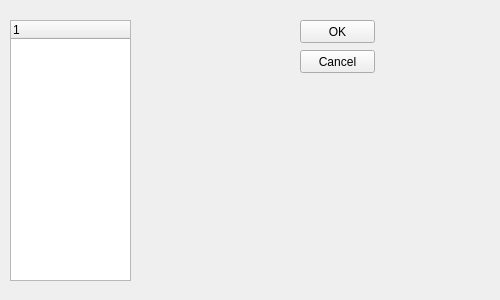
<?xml version="1.0" encoding="UTF-8"?>
<ui version="4.0">
 <class>OptionsWindow</class>
 <widget class="QWidget" name="OptionsWindow">
  <property name="geometry">
   <rect>
    <x>0</x>
    <y>0</y>
    <width>500</width>
    <height>300</height>
   </rect>
  </property>
  <property name="minimumSize">
   <size>
    <width>500</width>
    <height>200</height>
   </size>
  </property>
  <property name="windowTitle">
   <string>Jelyazka Options</string>
  </property>
  <widget class="QTreeWidget" name="treeWidget">
   <property name="geometry">
    <rect>
     <x>10</x>
     <y>20</y>
     <width>121</width>
     <height>261</height>
    </rect>
   </property>
   <column>
    <property name="text">
     <string notr="true">1</string>
    </property>
   </column>
  </widget>
  <widget class="QPushButton" name="okButton">
   <property name="geometry">
    <rect>
     <x>300</x>
     <y>20</y>
     <width>75</width>
     <height>23</height>
    </rect>
   </property>
   <property name="text">
    <string>OK</string>
   </property>
  </widget>
  <widget class="QPushButton" name="cancelButton">
   <property name="geometry">
    <rect>
     <x>300</x>
     <y>50</y>
     <width>75</width>
     <height>23</height>
    </rect>
   </property>
   <property name="text">
    <string>Cancel</string>
   </property>
  </widget>
 </widget>
 <resources/>
 <connections/>
</ui>
